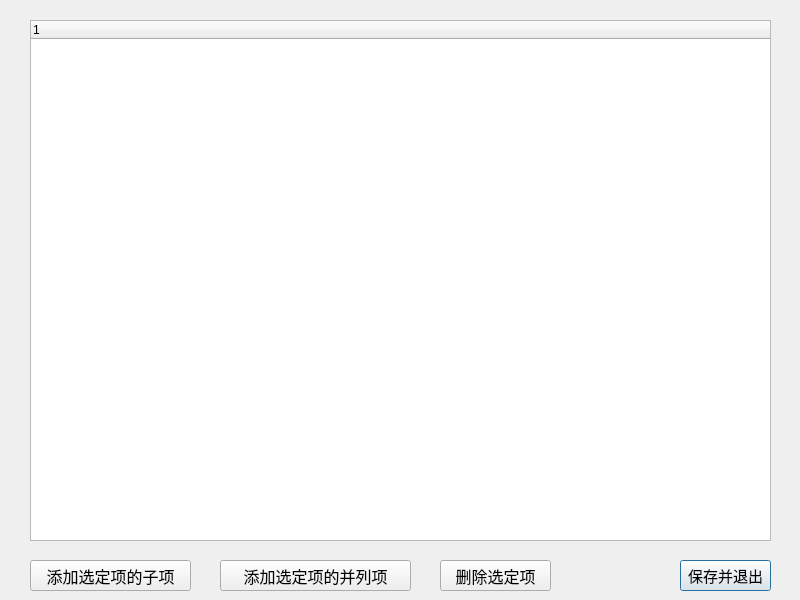
<?xml version="1.0" encoding="UTF-8"?>
<ui version="4.0">
 <class>deskwindow</class>
 <widget class="QDialog" name="deskwindow">
  <property name="geometry">
   <rect>
    <x>0</x>
    <y>0</y>
    <width>800</width>
    <height>600</height>
   </rect>
  </property>
  <property name="minimumSize">
   <size>
    <width>800</width>
    <height>600</height>
   </size>
  </property>
  <property name="maximumSize">
   <size>
    <width>800</width>
    <height>600</height>
   </size>
  </property>
  <property name="windowTitle">
   <string>桌位管理</string>
  </property>
  <widget class="QTreeWidget" name="treeWidget">
   <property name="geometry">
    <rect>
     <x>30</x>
     <y>20</y>
     <width>741</width>
     <height>521</height>
    </rect>
   </property>
   <column>
    <property name="text">
     <string notr="true">1</string>
    </property>
   </column>
  </widget>
  <widget class="QPushButton" name="saveButton">
   <property name="geometry">
    <rect>
     <x>680</x>
     <y>560</y>
     <width>91</width>
     <height>31</height>
    </rect>
   </property>
   <property name="font">
    <font>
     <pointsize>11</pointsize>
    </font>
   </property>
   <property name="text">
    <string>保存并退出</string>
   </property>
  </widget>
  <widget class="QPushButton" name="deletebutton">
   <property name="geometry">
    <rect>
     <x>440</x>
     <y>560</y>
     <width>111</width>
     <height>31</height>
    </rect>
   </property>
   <property name="font">
    <font>
     <pointsize>12</pointsize>
     <bold>false</bold>
    </font>
   </property>
   <property name="text">
    <string>删除选定项</string>
   </property>
  </widget>
  <widget class="QPushButton" name="addbutton">
   <property name="geometry">
    <rect>
     <x>30</x>
     <y>560</y>
     <width>161</width>
     <height>31</height>
    </rect>
   </property>
   <property name="font">
    <font>
     <pointsize>12</pointsize>
     <bold>false</bold>
    </font>
   </property>
   <property name="text">
    <string>添加选定项的子项</string>
   </property>
  </widget>
  <widget class="QPushButton" name="addParallelbutton">
   <property name="geometry">
    <rect>
     <x>220</x>
     <y>560</y>
     <width>191</width>
     <height>31</height>
    </rect>
   </property>
   <property name="font">
    <font>
     <pointsize>12</pointsize>
     <bold>false</bold>
    </font>
   </property>
   <property name="text">
    <string>添加选定项的并列项</string>
   </property>
  </widget>
 </widget>
 <resources/>
 <connections/>
</ui>
